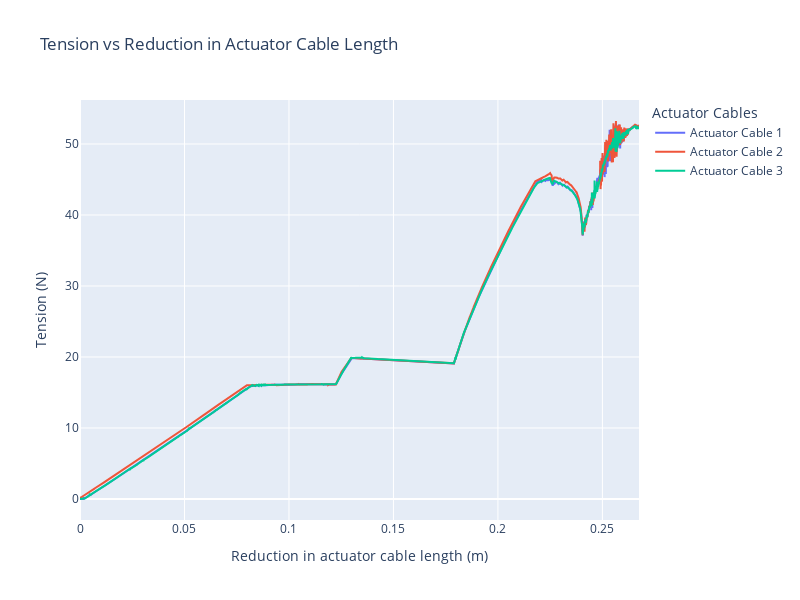

Source (notebook cell):
### Code cell
import plotly.graph_objects as go

act_rest_length = 0.581557

fig = go.Figure()

fig.add_trace(go.Scatter(x=plot_df['compression']*act_rest_length/100, y=plot_df['act1_tension'], mode='lines', name='Actuator Cable 1'))
fig.add_trace(go.Scatter(x=plot_df['compression']*act_rest_length/100, y=plot_df['act2_tension'], mode='lines', name='Actuator Cable 2'))
fig.add_trace(go.Scatter(x=plot_df['compression']*act_rest_length/100, y=plot_df['act3_tension'], mode='lines', name='Actuator Cable 3'))

fig.update_layout(
    title='Tension vs Reduction in Actuator Cable Length',
    xaxis_title='Reduction in actuator cable length (m)',
    yaxis_title='Tension (N)',
    legend_title='Actuator Cables',
    width=800,
    height=600
)

fig.show()

### Figure 1 — Plotly figure (JSON) as saved in the notebook; plotly's stock layout.template omitted (floating-point values rounded to 4 significant figures; data arrays with more than 128 entries replaced by an {"elided": "..."} marker saying what was removed)
{"data": [{"mode": "lines", "name": "Actuator Cable 1", "type": "scatter", "x": {"elided": "9560 float values"}, "y": {"elided": "9560 float values"}}, {"mode": "lines", "name": "Actuator Cable 2", "type": "scatter", "x": {"elided": "9560 float values"}, "y": {"elided": "9560 float values"}}, {"mode": "lines", "name": "Actuator Cable 3", "type": "scatter", "x": {"elided": "9560 float values"}, "y": {"elided": "9560 float values"}}], "layout": {"height": 600, "legend": {"title": {"text": "Actuator Cables"}}, "title": {"text": "Tension vs Reduction in Actuator Cable Length"}, "width": 800, "xaxis": {"title": {"text": "Reduction in actuator cable length (m)"}}, "yaxis": {"title": {"text": "Tension (N)"}}}}
